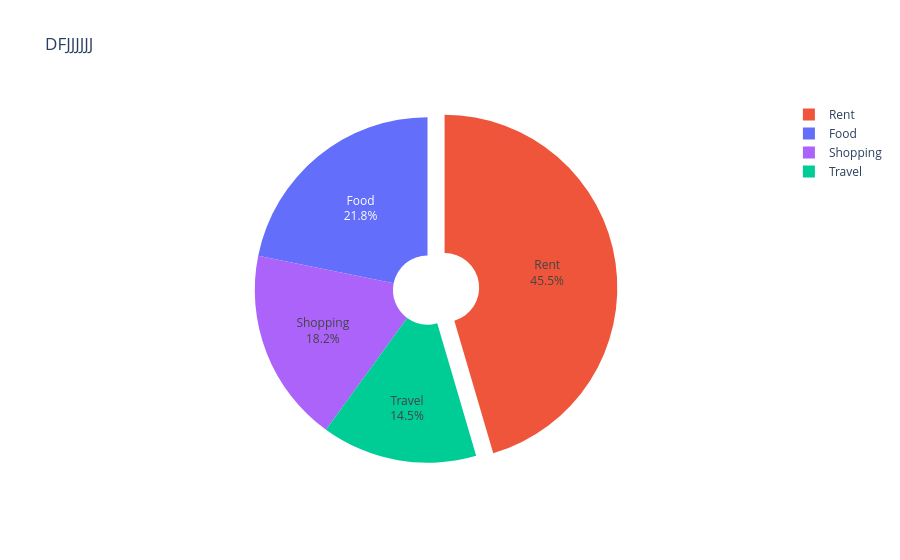

Notebook code for this chart:
### Code cell
fig=px.pie(df_expense,names="Category",values="Amount",color=["red","green","blue","purple"],title="DFJJJJJJ",hole=0.2)
fig.update_traces(textinfo="percent+label",textposition="inside",pull=[0,0.1,0,0])
fig.show()

### Figure 1 — Plotly figure (JSON) as saved in the notebook; plotly's stock layout.template omitted (floating-point values rounded to 4 significant figures)
{"data": [{"customdata": [["red"], ["green"], ["blue"], ["purple"]], "domain": {"x": [0, 1], "y": [0, 1]}, "hole": 0.2, "hovertemplate": "Category=%{label}<br>Amount=%{value}<br>color=%{customdata[0]}<extra></extra>", "labels": ["Food", "Rent", "Travel", "Shopping"], "legendgroup": "", "marker": {"colors": ["#636efa", "#EF553B", "#00cc96", "#ab63fa"]}, "name": "", "pull": [0, 0.1, 0, 0], "showlegend": true, "textinfo": "percent+label", "textposition": "inside", "type": "pie", "values": [12000, 25000, 8000, 10000]}], "layout": {"legend": {"tracegroupgap": 0}, "title": {"text": "DFJJJJJJ"}}}
